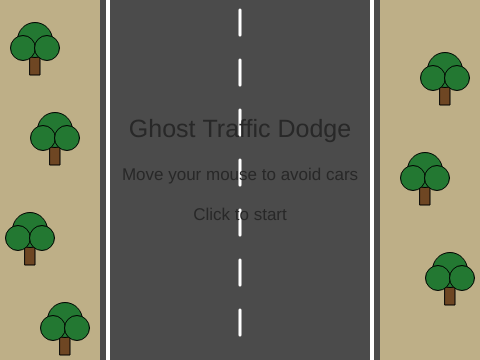
Frame 1 (no input)
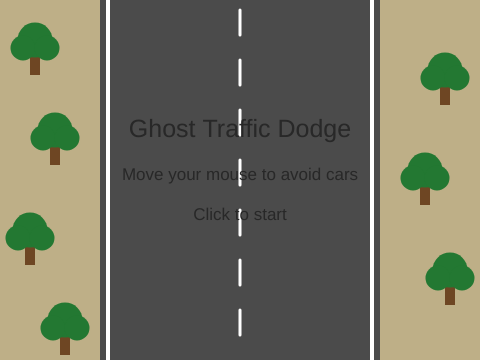
Frame 60 (no input)
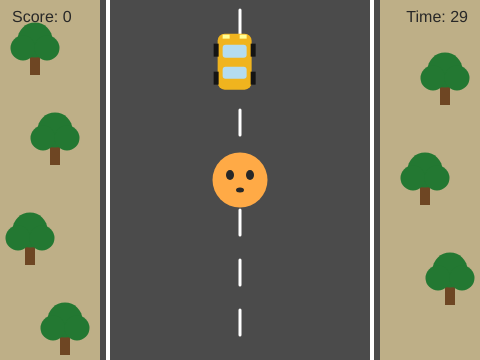
Frame 120 (the mouse pressed at the canvas centre since frame 60)

The p5.js sketch that drew these frames (run headless with seeded random() and noise() and a simulated clock; from frame 60 on, the mouse is pressed at the canvas centre):

// p5.js sketch
// ── sketch.js

// Variables
let ghost;
let score = 0;
let duration = 30;
let startTime;
let state = 'start';

// Road settings
let roadX = 100;
let roadWidth = 280;

// Cars
let cars = [];

// Trees on roadside
let trees = [
  { x: 35, y: 40 },
  { x: 55, y: 130 },
  { x: 30, y: 230 },
  { x: 65, y: 320 },
  { x: 445, y: 70 },
  { x: 425, y: 170 },
  { x: 450, y: 270 }
];

// Setup
function setup() {
  createCanvas(480, 360);

  ghost = {
    x: 240,
    y: 300
  };

  // Create three cars
  for (let i = 0; i < 3; i++) {
    cars.push({
      x: random(roadX + 40, roadX + roadWidth - 40),
      y: -100 - i * 140,
      speed: random(2, 3),
      passed: false,
      colour: random([
        [220, 50, 50],
        [50, 100, 220],
        [240, 180, 30]
      ])
    });
  }
}

// Main game loop
function draw() {

  // Background
  background(190, 175, 135);

  // Draw trees
  for (let i = 0; i < trees.length; i++) {
    drawTree(trees[i].x, trees[i].y);
  }

  // Draw road
  fill(75);
  noStroke();
  rect(roadX, 0, roadWidth, height);

  // Road borders
  stroke(255);
  strokeWeight(4);
  line(roadX + 8, 0, roadX + 8, height);
  line(roadX + roadWidth - 8, 0,
       roadX + roadWidth - 8, height);

  // Road markings
  stroke(255);
  strokeWeight(3);

  for (let i = 10; i < height; i += 50) {
    line(240, i, 240, i + 25);
  }

  noStroke();

  // Start screen
  if (state === 'start') {
    fill(40);
    textAlign(CENTER, CENTER);
    textSize(25);
    text('Ghost Traffic Dodge', width / 2, 130);
    textSize(17);
    text('Move your mouse to avoid cars', width / 2, 175);
    text('Click to start', width / 2, 215);
    return;
  }

  // Game over screen
  if (state === 'over') {
    fill(40);
    textAlign(CENTER, CENTER);
    textSize(26);
    text('Game Over!', width / 2, 140);
    textSize(19);
    text('Final Score: ' + score, width / 2, 180);
    text('Click to play again', width / 2, 220);
    return;
  }

  // Calculate remaining time
  let elapsed = (millis() - startTime) / 1000;
  let timeLeft = max(0, duration - elapsed);

  // End game
  if (timeLeft <= 0) {
    state = 'over';
    return;
  }

  // Move ghost with mouse
  ghost.x = constrain(mouseX, roadX + 35,
                      roadX + roadWidth - 35);
  ghost.y = constrain(mouseY, 30, height - 30);

  // Move and draw cars
  for (let i = 0; i < cars.length; i++) {

    cars[i].y += cars[i].speed;

    drawCar(cars[i].x, cars[i].y, cars[i].colour);

    // Check collision
    if (
      abs(ghost.x - cars[i].x) < 38 &&
      abs(ghost.y - cars[i].y) < 43
    ) {
      state = 'over';
    }

    // Give point when car is avoided
    if (cars[i].y > height + 30) {
      score++;

      cars[i].y = -50;
      cars[i].x = random(roadX + 40,
                         roadX + roadWidth - 40);
      cars[i].speed = random(2, 3);
      cars[i].colour = random([
        [220, 50, 50],
        [50, 100, 220],
        [240, 180, 30]
      ]);
    }
  }

  // Draw ghost
  drawGhost(ghost.x, ghost.y);

  // Score
  fill(40);
  textSize(16);
  textAlign(LEFT, TOP);
  text('Score: ' + score, 12, 10);

  // Timer
  textAlign(RIGHT, TOP);
  text('Time: ' + ceil(timeLeft), width - 12, 10);
}

// Mouse interaction
function mousePressed() {

  if (state === 'start' || state === 'over') {

    state = 'play';
    score = 0;
    startTime = millis();

    ghost.x = 240;
    ghost.y = 300;

    // Reset cars
    for (let i = 0; i < cars.length; i++) {
      cars[i].x = random(roadX + 40,
                         roadX + roadWidth - 40);
      cars[i].y = -100 - i * 140;
      cars[i].speed = random(2, 3);
    }
  }
}

// Draw a tree
function drawTree(x, y) {

  // Tree trunk
  fill(110, 70, 35);
  rect(x - 5, y + 10, 10, 25);

  // Tree leaves
  fill(35, 120, 50);
  ellipse(x, y, 35, 35);
  ellipse(x - 12, y + 8, 25, 25);
  ellipse(x + 12, y + 8, 25, 25);
}

// Draw car
function drawCar(x, y, carColour) {

  fill(carColour[0], carColour[1], carColour[2]);
  rect(x - 17, y - 28, 34, 56, 7);

  // Windows
  fill(180, 220, 240);
  rect(x - 12, y - 17, 24, 13, 3);
  rect(x - 12, y + 5, 24, 12, 3);

  // Wheels
  fill(20);
  rect(x - 21, y - 18, 5, 13);
  rect(x + 16, y - 18, 5, 13);
  rect(x - 21, y + 10, 5, 13);
  rect(x + 16, y + 10, 5, 13);

  // Headlights
  fill(255, 255, 150);
  rect(x - 12, y - 27, 7, 4);
  rect(x + 5, y - 27, 7, 4);
}

// Draw ghost
function drawGhost(x, y) {

  noStroke();

  fill(255, 170, 70);
  ellipse(x, y, 55, 55);

  // Eyes
  fill(40);
  ellipse(x - 10, y - 5, 8, 10);
  ellipse(x + 10, y - 5, 8, 10);

  // Mouth
  ellipse(x, y + 10, 8, 5);
}
